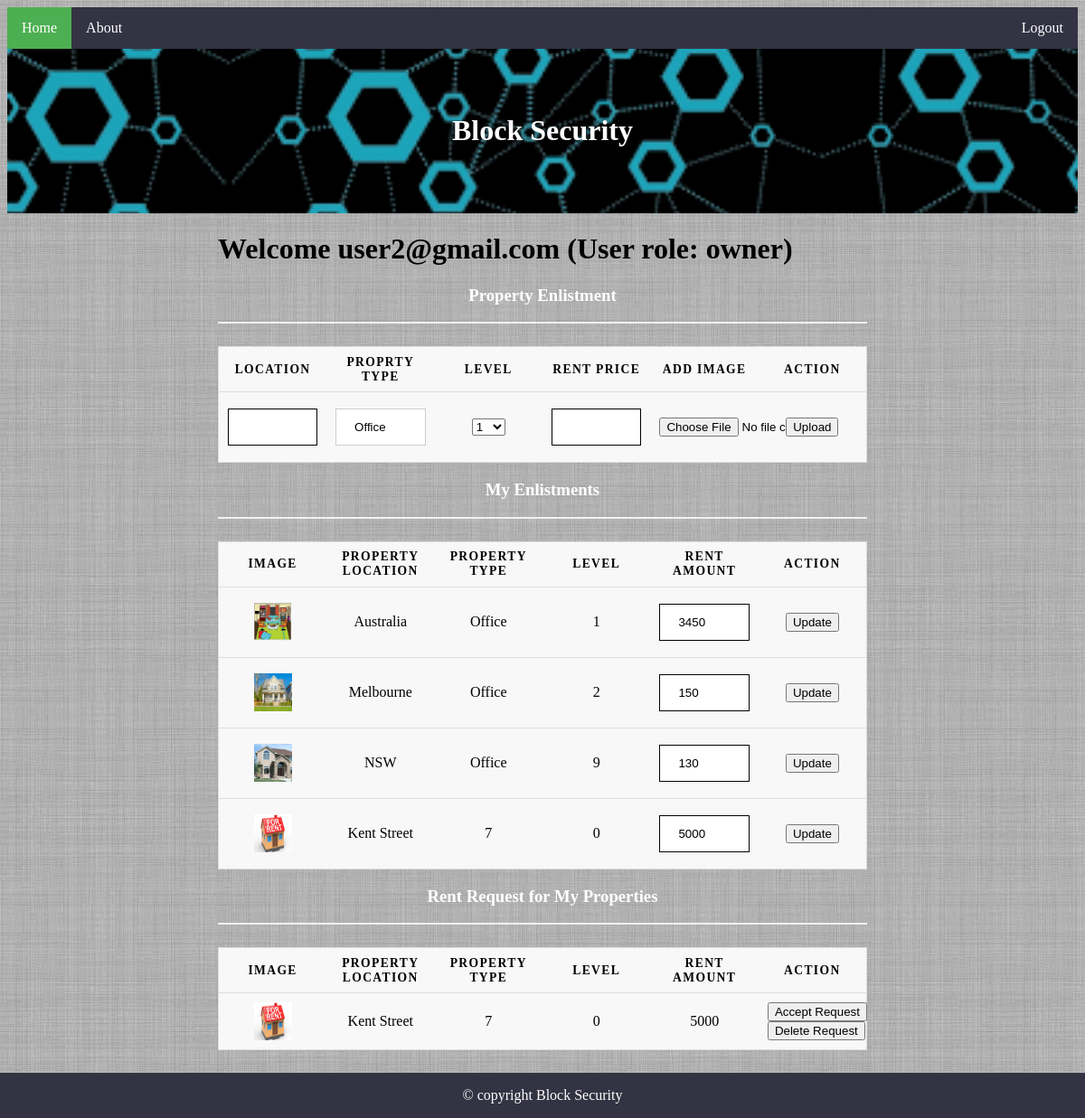
Screenshot of /owner.php (signed in) with the database file from the repository.
### tables this page shows
CREATE TABLE `proplist` (
  `prop_id` int(11) NOT NULL,
  `email` varchar(30) NOT NULL,
  `location` varchar(40) NOT NULL,
  `type` varchar(40) NOT NULL,
  `level` int(20) NOT NULL,
  `price` int(10) NOT NULL,
  `state` varchar(10) NOT NULL,
  `file_name` varchar(40) NOT NULL
);

CREATE TABLE `reqlist` (
  `req_id` int(11) NOT NULL,
  `prop_id` int(11) DEFAULT NULL,
  `email` varchar(30) NOT NULL
);

### owner.php (the view, shortened to what this page needs)
<?php
	include "common.php";
?>
<html>
<head>
	<link rel="stylesheet" type="text/css" href="./style/bsec_style.css">
</head>
<body>
	<ul class="menu_item">
	  <li><a class="select" href="index.php">Home</a></li>
	  <li><a href="About.html">About</a></li>
	  <li class="login"><a href="logout.php">Logout</a></li>
	</ul>
	<div class="banner">
	  <a href="index.php">
		 <br/><br/><center><h1>Block Security</h1></center><br/><br/>
	  </a>
	</div>
	<div style="overflow:auto">
	  <div class="left">
	  </div>
	  <div class="main">
		<h1>Welcome <?php echo $_SESSION['login_user'].' (User role: '.$_SESSION['usertype'].')'?></h1>
			<caption><h3>Property Enlistment</h3></caption>
			<hr></hr>
			<table>
					  <thead>
						<tr>
						  <th scope="col">Location</th>
						  <th scope="col">Proprty Type</th>
						  <th scope="col">Level</th>
						  <th scope="col">Rent Price</th>
						  <th scope="col">Add Image</th>
						  <th scope="col">Action</th>
						</tr>
					  </thead>
					  <tbody>
					    <form action="add_pro.php" method="post" enctype="multipart/form-data">
							<tr>
							  <td data-label="name"><input type="text" name="location" style="border:1px solid #000000"></td>
							  <td data-label="name"><input type="text" name="Office" value="Office" readonly></td>
							  <td>
								<select name="type">
							        <option value="1">1</option>
									</select>
							  </td>
							  <td data-label="price"><input type="text" name="price" style="border:1px solid #000000"></td>
							  <td data-label="file"><input type="file" name="image"/></td>
							  <td data-label="upload"><input type="submit" name="add" value="Upload"></td>
							</tr>
						</form>
					  </tbody>
					</table>
					<caption><h3>My Enlistments</h3></caption>
					<hr></hr>
					<table>
					  <thead>
						<tr>
						  <th scope="col">Image</th>
						  <th scope="col">Property Location</th>
						  <th scope="col">Property Type</th>
						  <th scope="col">Level</th>
						  <th scope="col">Rent Amount</th>
						  <th scope="col">Action</th>
						</tr>
					  </thead>
					  <tbody>
					  <?php
						$conn = new mysqli($servername, $username, $password,$dbname);
						$sql='SELECT * FROM `proplist` where email="'.$_SESSION['login_user'].'";';
						if($query = mysqli_query($conn, $sql))
						{
							while($row = mysqli_fetch_array($query))
							{
								$location = $row["location"];
								$type = $row["type"];
								$level = $row["level"];
								$price = $row["price"];
								$file_name =$row["file_name"];
					  ?>
						<tr>
							<form action="update_pro.php" method="post" enctype="multipart/form-data">
							  <td data-label="image"><img src="<?php echo($file_name);?>" height="42" width="42"> </td>
							  <td data-label="name"><?php echo($location);?></td>
							  <td data-label="type"><?php echo($type);?></td>
							  <td data-label="level"><?php echo($level);?></td>
							  <td data-label="price"><input type="text" name="price" style="border:1px solid #000000" value="<?php echo($price);?>"></td>
							  <td data-label="update"><input type="submit" name="Update" value="Update"></td>
							</form>
						</tr>
						<?php }}?>
					  </tbody>
					</table>
					<caption><h3>Rent Request for My Properties</h3></caption>
					<hr></hr>
					<table>
					  <thead>
						<tr>
						  <th scope="col">Image</th>
						  <th scope="col">Property Location</th>
						  <th scope="col">Property Type</th>
						  <th scope="col">Level</th>
						  <th scope="col">Rent Amount</th>
						  <th scope="col">Action</th>
						</tr>
					  </thead>
					  <tbody>
					  <?php
						$conn = new mysqli($servername, $username, $password,$dbname);
						$sql="SELECT * FROM `proplist`, `reqlist` where proplist.prop_id = reqlist.prop_id and proplist.email='".$_SESSION['login_user']."';";
						if($query = mysqli_query($conn, $sql))
						{
							while($row = mysqli_fetch_array($query))
							{
								$location = $row["location"];
								$type = $row["type"];
								$price = $row["price"];
								$file_name =$row["file_name"];
					  ?>
						<tr>
							<form action="owner_action.php" method="post" enctype="multipart/form-data">
							  <td data-label="image"><img src="<?php echo($file_name);?>" height="42" width="42"> </td>
							  <td data-label="name"><?php echo($location);?></td>
							  <td data-label="type"><?php echo($type);?></td>
							  <td data-label="level"><?php echo($level);?></td>
							  <td data-label="price"><?php echo($price);?></td>
							  <td data-label="update"><input type="submit" name="Accept" value="Accept Request"><input type="submit" name="Del" value="Delete Request"></td>
							</form>
						</tr>
						<?php }}?>
					  </tbody>
					</table>
	  </div>
	  <div class="right">
	  </div>
	  <div class="copyright"><a href="copyright.html">© copyright Block Security</a></div>
	  </div>
</body>
</html>

### style/bsec_style.css (style rules this page uses)
* { box-sizing: border-box; }
body { font-family:Verdana;color:#000000; background-image: url("../resources/back.jpg"); }
.banner { background-color:#e6e6e6; padding:15px; text-align:center; background-image: url("../resources/banner.png"); background-size: cover; background-position: center; }
.left { width:18%; float:left; }
.main { float:left; width:64%; padding:0 20px; }
.right { width:18%; }
.copyright { background-color: #e6e6e6; background-color: #334; text-align:center; padding:10px; margin-top:7px; position : absolute; width:100%; right: 0px; padding-top:2vh; padding-bottom: 2vh; }
.copyright a, h3 { text-decoration: none; color:#ffffff; text-align: center; }
ul.menu_item { list-style-type: none; margin: 0; padding: 0; overflow: hidden; background-color: #334; }
ul.menu_item li { float: left; }
ul.menu_item li.login { float: right; }
ul.menu_item li a { display: block; color: white; text-align: center; padding: 14px 16px; text-decoration: none; }
ul.menu_item li a.select { background-color: #4CAF51; }
table { border-collapse: collapse; border-spacing: 0; }
td { padding: 0; }
a { text-decoration: none; color: white; }
form { border: 3px solid #f1f1f1; }
input[type=text], input[type=password] { width: 100%; padding: 12px 20px; margin: 8px 0; display: inline-block; border: 1px solid #ccc; box-sizing: border-box; }
hr { border: 1px solid #f1f1f1; margin-bottom: 25px; }
table { border: 1px solid #ccc; border-collapse: collapse; margin: 0; padding: 0; width: 100%; table-layout: fixed; }
table tr { background-color: #f8f8f8; border: 1px solid #ddd; padding: .35em; }
table th, table td { padding: .625em; text-align: center; }
table th { font-size: .85em; letter-spacing: .1em; text-transform: uppercase; }

### rows the page displays
proplist: file_name (picture), location "Australia", type "Office", level "1", price "3450"
proplist: file_name (picture), location "Melbourne", type "Office", level "2", price "150"
proplist: file_name (picture), location "NSW", type "Office", level "9", price "130"
proplist: file_name (picture), location "Kent Street", type "7", level "0", price "5000"
reqlist: prop.file_name (picture), prop.location "Kent Street", prop.type "7", prop.level "0", prop.price "5000"

### other values shown
$_SESSION['login_user'] "user2@gmail.com"
$_SESSION['usertype'] "owner"
